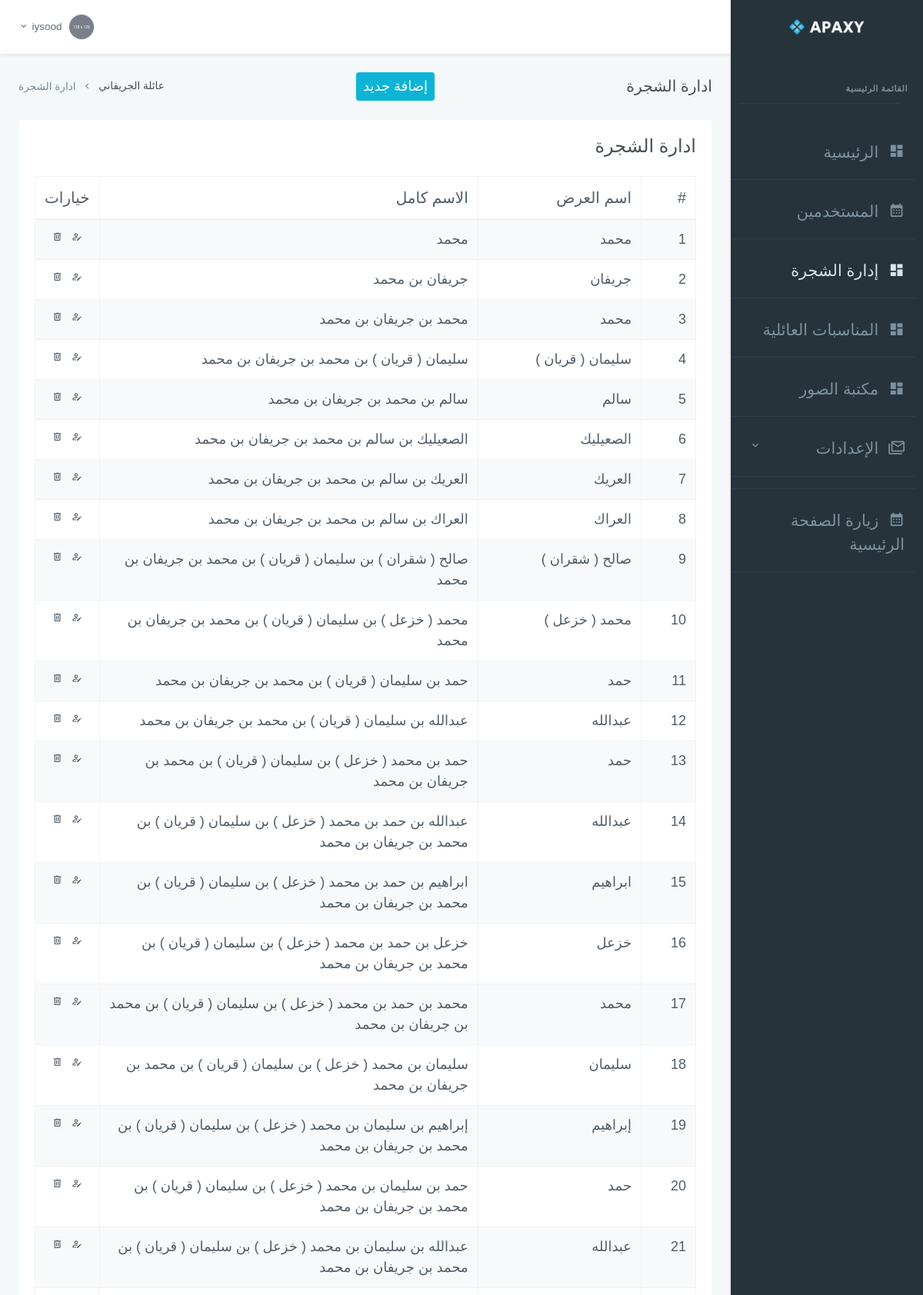
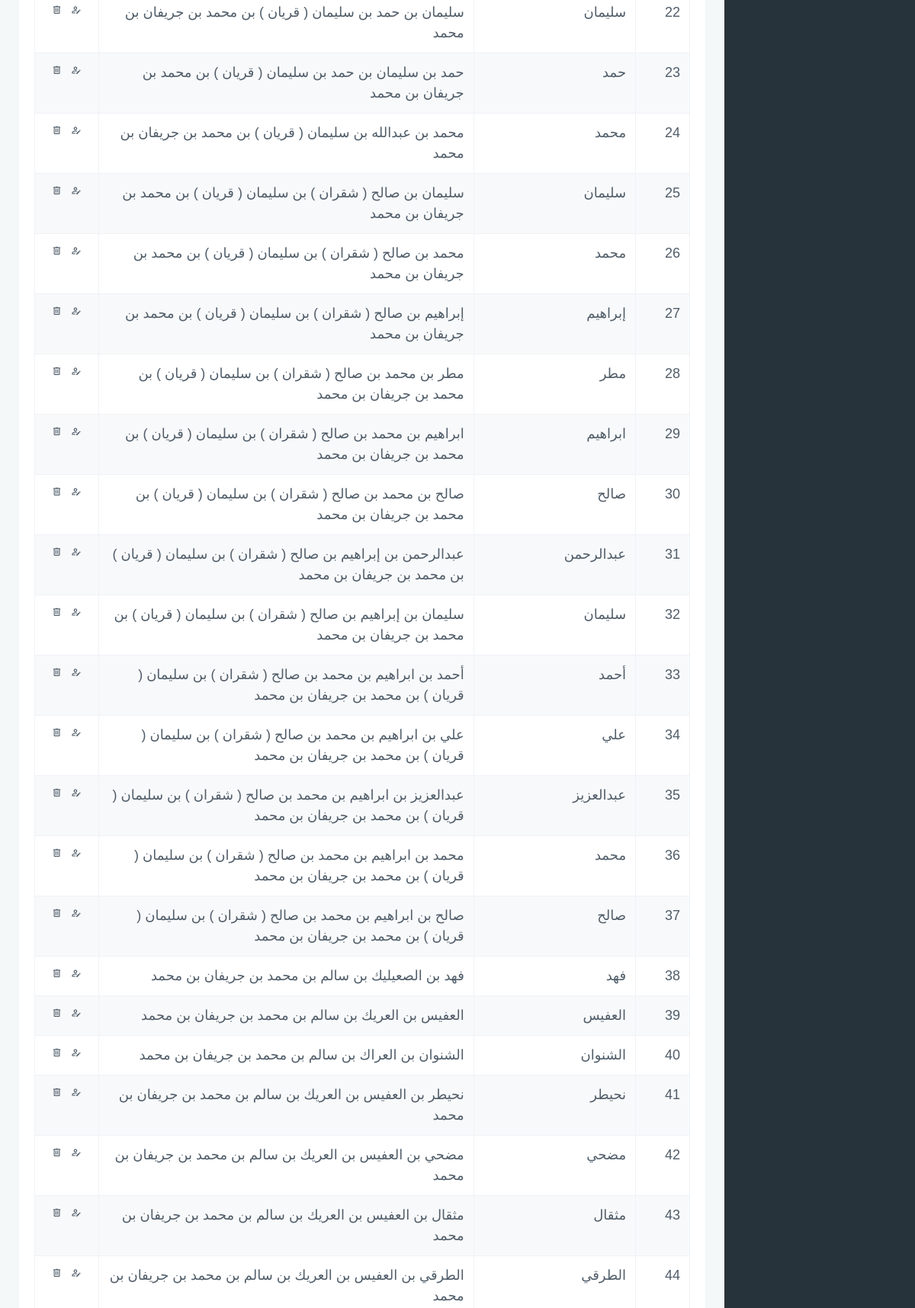
/staff/view_tree.php (signed in, upper part), run on the app's committed database (2 pictures, top to bottom).
### tables this page shows
CREATE TABLE `settings` (
  `website_name` varchar(255) DEFAULT NULL,
  `website_url` varchar(255) DEFAULT NULL,
  `website_state` tinyint(1) NOT NULL DEFAULT '0'
);

CREATE TABLE `tree_names` (
  `id` int(11) NOT NULL,
  `name` varchar(255) DEFAULT NULL,
  `fullname` varchar(255) DEFAULT NULL,
  `label` varchar(255) DEFAULT NULL,
  `father` int(11) DEFAULT NULL,
  `photo` longtext,
  `dateofbirth` varchar(255) DEFAULT NULL,
  `city` varchar(255) DEFAULT NULL,
  `work` varchar(255) DEFAULT NULL,
  `is_dead` tinyint(1) NOT NULL DEFAULT '0',
  `death_city` varchar(255) DEFAULT NULL,
  `death_date` varchar(255) DEFAULT NULL,
  `daughter_info` longtext,
  `extra_info` longtext
);

### includes/config.php (called while the page is built, shortened)
<?php session_start();
$servername = "localhost";
$username = "root";
$password = "root";
$dbname = "family";
$conn = new mysqli($servername, $username, $password, $dbname);
$conn->set_charset('utf8mb4');
$sql = $conn->query("SELECT * FROM settings");
$website_settings = $sql->fetch_assoc();

### staff/includes/function.php (called while the page is built, shortened)
<?php require_once '../includes/config.php';
class MainFunc
{
	private $conn;
	public function __construct() {
		global $conn;
		$this->conn = $conn;
	}
	public function get_all_tree_names() {
    $all_names = array();
    $result = $this->conn->query("SELECT * FROM `tree_names`");
		if($result->num_rows > 0)
    {
      while ($row = $result->fetch_assoc()) {
        array_push($all_names, $row);
      }
    }
		return $all_names;
	}
}

### staff/view_tree.php (the view, shortened to what this page needs)
<?php include 'header.php'; ?>
  <div class="main-content">
      <div class="page-content">
          <div class="container-fluid">
              <div class="row">
                  <div class="col-12">
                      <div class="page-title-box d-flex align-items-center justify-content-between">
                          <h4 class="mb-0">ادارة الشجرة</h4>
                          <button type="button" class="btn btn-info btn-sm waves-effect waves-light viewModal font-size-18" data-toggle="modal" data-target="#viewModal">إضافة جديد</button>
                          <div class="page-title-right">
                              <ol class="breadcrumb m-0">
                                  <li class="breadcrumb-item"><a href="javascript: void(0);"><?php echo $website_settings['website_name']; ?></a></li>
                                  <li class="breadcrumb-item active">ادارة الشجرة</li>
                              </ol>
                          </div>
                      </div>
                  </div>
              </div>
              <div class="row justify-content-md-center">
                  <div class="col-12">
                      <div class="card">
                          <div class="card-body">
                              <h3 class="header-title mb-4">ادارة الشجرة</h3>
                              <table class="table table-striped table-bordered table-hover dt-responsive nowrap" style="border-collapse: collapse; border-spacing: 0; width: 100%;">
                                  <thead>
                                  <tr>
                                    <th class="col-1 font-size-20">#</th>
                                    <th class="col-3 font-size-20">اسم العرض</th>
                                    <th class="col-7 font-size-20">الاسم كامل</th>
                                    <th class="col-1 font-size-20">خيارات</th>
                                  </tr>
                                  </thead>
                                  <tbody>
<?php
$users = new MainFunc();
$all_users = $users->get_all_tree_names();
if (count($all_users) > 0){
  $b = 0;
  for ($i=0; $i < count($all_users); $i++) {
    $b = $b + 1;
    echo "
    <tr>
    <td class='font-size-18'>". $b ."</td>
    <td class='font-size-18'>". $all_users[$i]['name'] ."</td>
    <td class='font-size-18'>". $all_users[$i]['fullname'] ."</td>
    <td class='text-center'>
      <span onclick='updateTreeUser(". $all_users[$i]['id'] .")'><i class='mdi mdi-account-edit-outline mr-2' title='تحديث البيانات'></i></span>
      <span onclick='removeTreeUser(this, ". $all_users[$i]['id'] .")'><i class='mdi mdi-trash-can-outline' title='حذف الاسم'></i></span>
    </td>
    </tr>
    ";
  }
}else{
  echo "
  <tr>
  <td colspan='3' class='text-warning text-center'>لاتوجد أسماء مضافة بالشجرة</td>
  </tr>
  ";
}
?>
                                  </tbody>
                              </table>
                          </div>
                      </div>
                  </div>
              </div>
          </div>
      </div>
  </div>
<?php include 'footer.php'; ?>

### assets/css/extra.css (style rules this page uses)
.header-title { font-size: 1.5rem; }

### data on the page
settings: website_name "عائلة الجريفاني"
tree_names: name "محمد", fullname "محمد"
tree_names: name "جريفان", fullname "جريفان بن محمد"
tree_names: name "محمد", fullname "محمد بن جريفان بن محمد"
tree_names: name "سليمان ( قريان )", fullname "سليمان ( قريان ) بن محمد بن جريفان بن محمد"
tree_names: name "سالم", fullname "سالم بن محمد بن جريفان بن محمد"
tree_names: name "الصعيليك", fullname "الصعيليك بن سالم بن محمد بن جريفان بن محمد"
tree_names: name "العريك", fullname "العريك بن سالم بن محمد بن جريفان بن محمد"
tree_names: name "العراك", fullname "العراك بن سالم بن محمد بن جريفان بن محمد"
tree_names: name "صالح ( شقران )", fullname "صالح ( شقران ) بن سليمان ( قريان ) بن محمد بن جريفان بن محمد"
tree_names: name "محمد ( خزعل )", fullname "محمد ( خزعل ) بن سليمان ( قريان ) بن محمد بن جريفان بن محمد"
tree_names: name "حمد", fullname "حمد بن سليمان ( قريان ) بن محمد بن جريفان بن محمد"
tree_names: name "عبدالله", fullname "عبدالله بن سليمان ( قريان ) بن محمد بن جريفان بن محمد"
tree_names: name "حمد", fullname "حمد بن محمد ( خزعل ) بن سليمان ( قريان ) بن محمد بن جريفان بن محمد"
tree_names: name "عبدالله", fullname "عبدالله بن حمد بن محمد ( خزعل ) بن سليمان ( قريان ) بن محمد بن جريفان بن محمد"
tree_names: name "ابراهيم", fullname "ابراهيم بن حمد بن محمد ( خزعل ) بن سليمان ( قريان ) بن محمد بن جريفان بن محمد"
tree_names: name "خزعل", fullname "خزعل بن حمد بن محمد ( خزعل ) بن سليمان ( قريان ) بن محمد بن جريفان بن محمد"
tree_names: name "محمد", fullname "محمد بن حمد بن محمد ( خزعل ) بن سليمان ( قريان ) بن محمد بن جريفان بن محمد"
tree_names: name "سليمان", fullname "سليمان بن محمد ( خزعل ) بن سليمان ( قريان ) بن محمد بن جريفان بن محمد"
tree_names: name "إبراهيم", fullname "إبراهيم بن سليمان بن محمد ( خزعل ) بن سليمان ( قريان ) بن محمد بن جريفان بن محمد"
tree_names: name "حمد", fullname "حمد بن سليمان بن محمد ( خزعل ) بن سليمان ( قريان ) بن محمد بن جريفان بن محمد"
tree_names: name "عبدالله", fullname "عبدالله بن سليمان بن محمد ( خزعل ) بن سليمان ( قريان ) بن محمد بن جريفان بن محمد"
tree_names: name "سليمان", fullname "سليمان بن حمد بن سليمان ( قريان ) بن محمد بن جريفان بن محمد"
tree_names: name "حمد", fullname "حمد بن سليمان بن حمد بن سليمان ( قريان ) بن محمد بن جريفان بن محمد"
tree_names: name "محمد", fullname "محمد بن عبدالله بن سليمان ( قريان ) بن محمد بن جريفان بن محمد"
tree_names: name "سليمان", fullname "سليمان بن صالح ( شقران ) بن سليمان ( قريان ) بن محمد بن جريفان بن محمد"
tree_names: name "محمد", fullname "محمد بن صالح ( شقران ) بن سليمان ( قريان ) بن محمد بن جريفان بن محمد"
tree_names: name "إبراهيم", fullname "إبراهيم بن صالح ( شقران ) بن سليمان ( قريان ) بن محمد بن جريفان بن محمد"
tree_names: name "مطر", fullname "مطر بن محمد بن صالح ( شقران ) بن سليمان ( قريان ) بن محمد بن جريفان بن محمد"
tree_names: name "ابراهيم", fullname "ابراهيم بن محمد بن صالح ( شقران ) بن سليمان ( قريان ) بن محمد بن جريفان بن محمد"
tree_names: name "صالح", fullname "صالح بن محمد بن صالح ( شقران ) بن سليمان ( قريان ) بن محمد بن جريفان بن محمد"
tree_names: name "عبدالرحمن", fullname "عبدالرحمن بن إبراهيم بن صالح ( شقران ) بن سليمان ( قريان ) بن محمد بن جريفان بن محمد"
tree_names: name "سليمان", fullname "سليمان بن إبراهيم بن صالح ( شقران ) بن سليمان ( قريان ) بن محمد بن جريفان بن محمد"
tree_names: name "أحمد", fullname "أحمد بن ابراهيم بن محمد بن صالح ( شقران ) بن سليمان ( قريان ) بن محمد بن جريفان بن محمد"
tree_names: name "علي", fullname "علي بن ابراهيم بن محمد بن صالح ( شقران ) بن سليمان ( قريان ) بن محمد بن جريفان بن محمد"
tree_names: name "عبدالعزيز", fullname "عبدالعزيز بن ابراهيم بن محمد بن صالح ( شقران ) بن سليمان ( قريان ) بن محمد بن جريفان بن محمد"
tree_names: name "محمد", fullname "محمد بن ابراهيم بن محمد بن صالح ( شقران ) بن سليمان ( قريان ) بن محمد بن جريفان بن محمد"
tree_names: name "صالح", fullname "صالح بن ابراهيم بن محمد بن صالح ( شقران ) بن سليمان ( قريان ) بن محمد بن جريفان بن محمد"
tree_names: name "فهد", fullname "فهد بن الصعيليك بن سالم بن محمد بن جريفان بن محمد"
tree_names: name "العفيس", fullname "العفيس بن العريك بن سالم بن محمد بن جريفان بن محمد"
tree_names: name "الشنوان", fullname "الشنوان بن العراك بن سالم بن محمد بن جريفان بن محمد"
tree_names: name "نحيطر", fullname "نحيطر بن العفيس بن العريك بن سالم بن محمد بن جريفان بن محمد"
tree_names: name "مضحي", fullname "مضحي بن العفيس بن العريك بن سالم بن محمد بن جريفان بن محمد"
tree_names: name "مثقال", fullname "مثقال بن العفيس بن العريك بن سالم بن محمد بن جريفان بن محمد"
tree_names: name "الطرقي", fullname "الطرقي بن العفيس بن العريك بن سالم بن محمد بن جريفان بن محمد"

### other printed values
$_SESSION['user_session']['username'] "iysood"
